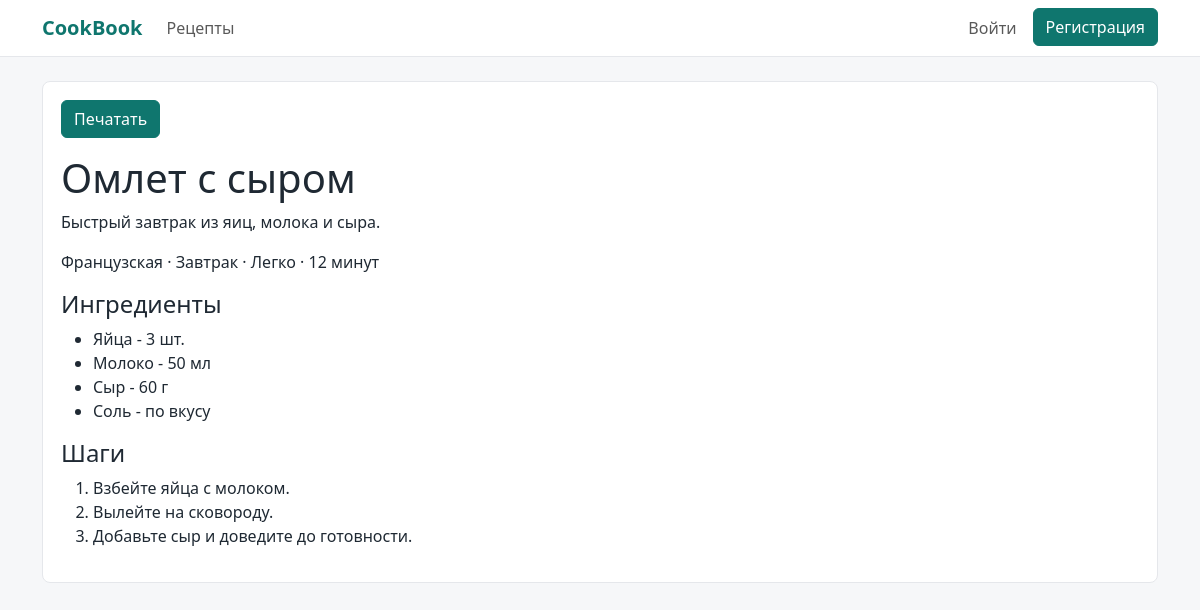
Screenshot of /recipe/7/print with the database file from the repository.
### data/models.py (models this page shows, shortened)
class Recipe(SqlAlchemyBase):
    __tablename__ = "recipes"
    id = sa.Column(sa.Integer, primary_key=True, autoincrement=True)
    title = sa.Column(sa.String(160), nullable=False, unique=True)
    short_description = sa.Column(sa.String(500), nullable=False)
    ingredients = sa.Column(sa.Text, nullable=False)
    steps = sa.Column(sa.Text, nullable=False)
    tips = sa.Column(sa.Text, nullable=True)
    image_url = sa.Column(sa.String(300), nullable=True)
    video_url = sa.Column(sa.String(300), nullable=True)
    cuisine = sa.Column(sa.String(80), nullable=False)
    dish_type = sa.Column(sa.String(80), nullable=False)
    difficulty = sa.Column(sa.String(30), nullable=False)
    cook_time = sa.Column(sa.Integer, nullable=False)
    tags = sa.Column(sa.String(250), nullable=True)
    status = sa.Column(sa.String(20), nullable=False, default="pending")
    views = sa.Column(sa.Integer, nullable=False, default=0)
    created_date = sa.Column(sa.DateTime, default=dt.datetime.now)
    author_id = sa.Column(sa.Integer, sa.ForeignKey("users.id"), nullable=True)
    author = relationship("User")
    reviews = relationship("Review", back_populates="recipe", cascade="all, delete-orphan")
    collections = relationship("Collection", secondary=collection_recipes, back_populates="recipes")
    def get_ingredients(self):
        return [row.strip() for row in self.ingredients.splitlines() if row.strip()]
    def get_steps(self):
        return [row.strip() for row in self.steps.splitlines() if row.strip()]

### main.py (the view)
@app.route("/recipe/<int:recipe_id>/print")
def print_recipe(recipe_id):
    db_sess = db_session.create_session()
    recipe = db_sess.get(Recipe, recipe_id)
    if not recipe or recipe.status != "approved":
        abort(404)
    return render_template("print_recipe.html", recipe=recipe)

### data/db_session.py (called while the page is built)
def create_session():
    return __factory()

def remove_session():
    if __factory:
        __factory.remove()

### templates/print_recipe.html (shortened to what this page needs)
{% extends "base.html" %}
{% block content %}
<div class="panel">
    <button class="btn btn-teal no-print mb-3" onclick="window.print()">Печатать</button>
    <h1>{{ recipe.title }}</h1><p>{{ recipe.short_description }}</p><p>{{ recipe.cuisine }} · {{ recipe.dish_type }} · {{ recipe.difficulty }} · {{ recipe.cook_time }} минут</p>
    <h2 class="h4">Ингредиенты</h2><ul>{% for item in recipe.get_ingredients() %}<li>{{ item }}</li>{% endfor %}</ul>
    <h2 class="h4">Шаги</h2><ol>{% for step in recipe.get_steps() %}<li>{{ step }}</li>{% endfor %}</ol>
</div>
{% endblock %}

### templates/base.html (style rules this page uses)
body { background: #f6f7f9; color: #1f2933; }
.panel { background: white; border: 1px solid #e5e7eb; border-radius: 8px; padding: 18px; }
.btn-teal { background: #0f766e; border-color: #0f766e; color: white; }

### rows the page displays
Recipe: title "Омлет с сыром", short_description "Быстрый завтрак из яиц, молока и сыра.", cuisine "Французская", dish_type "Завтрак", difficulty "Легко", cook_time "12"

### other values shown
{{ item }} "Яйца - 3 шт." "Молоко - 50 мл" "Сыр - 60 г" "Соль - по вкусу"
{{ step }} "Взбейте яйца с молоком." "Вылейте на сковороду." "Добавьте сыр и доведите до готовности."
